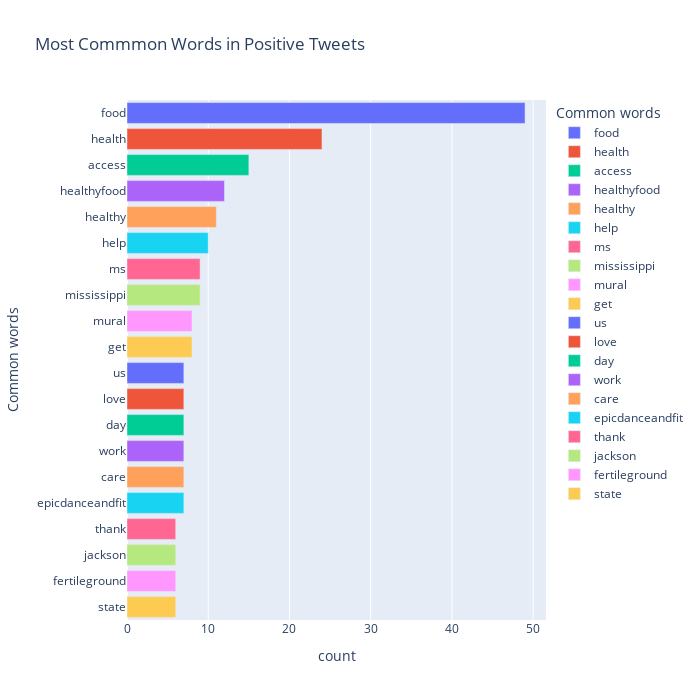

Notebook cell for this chart:
### Code cell
fig = px.bar(temp_positive, x="count", y="Common words", title='Most Commmon Words in Positive Tweets', orientation='h', 
             width=700, height=700,color='Common words')
fig.show()

### Figure 1 — Plotly figure (JSON) as saved in the notebook; plotly's stock layout.template omitted (floating-point values rounded to 4 significant figures)
{"data": [{"alignmentgroup": "True", "hovertemplate": "Common words=%{y}<br>count=%{x}<extra></extra>", "legendgroup": "food", "marker": {"color": "#636efa"}, "name": "food", "offsetgroup": "food", "orientation": "h", "showlegend": true, "textposition": "auto", "type": "bar", "x": [49], "xaxis": "x", "y": ["food"], "yaxis": "y"}, {"alignmentgroup": "True", "hovertemplate": "Common words=%{y}<br>count=%{x}<extra></extra>", "legendgroup": "health", "marker": {"color": "#EF553B"}, "name": "health", "offsetgroup": "health", "orientation": "h", "showlegend": true, "textposition": "auto", "type": "bar", "x": [24], "xaxis": "x", "y": ["health"], "yaxis": "y"}, {"alignmentgroup": "True", "hovertemplate": "Common words=%{y}<br>count=%{x}<extra></extra>", "legendgroup": "access", "marker": {"color": "#00cc96"}, "name": "access", "offsetgroup": "access", "orientation": "h", "showlegend": true, "textposition": "auto", "type": "bar", "x": [15], "xaxis": "x", "y": ["access"], "yaxis": "y"}, {"alignmentgroup": "True", "hovertemplate": "Common words=%{y}<br>count=%{x}<extra></extra>", "legendgroup": "healthyfood", "marker": {"color": "#ab63fa"}, "name": "healthyfood", "offsetgroup": "healthyfood", "orientation": "h", "showlegend": true, "textposition": "auto", "type": "bar", "x": [12], "xaxis": "x", "y": ["healthyfood"], "yaxis": "y"}, {"alignmentgroup": "True", "hovertemplate": "Common words=%{y}<br>count=%{x}<extra></extra>", "legendgroup": "healthy", "marker": {"color": "#FFA15A"}, "name": "healthy", "offsetgroup": "healthy", "orientation": "h", "showlegend": true, "textposition": "auto", "type": "bar", "x": [11], "xaxis": "x", "y": ["healthy"], "yaxis": "y"}, {"alignmentgroup": "True", "hovertemplate": "Common words=%{y}<br>count=%{x}<extra></extra>", "legendgroup": "help", "marker": {"color": "#19d3f3"}, "name": "help", "offsetgroup": "help", "orientation": "h", "showlegend": true, "textposition": "auto", "type": "bar", "x": [10], "xaxis": "x", "y": ["help"], "yaxis": "y"}, {"alignmentgroup": "True", "hovertemplate": "Common words=%{y}<br>count=%{x}<extra></extra>", "legendgroup": "ms", "marker": {"color": "#FF6692"}, "name": "ms", "offsetgroup": "ms", "orientation": "h", "showlegend": true, "textposition": "auto", "type": "bar", "x": [9], "xaxis": "x", "y": ["ms"], "yaxis": "y"}, {"alignmentgroup": "True", "hovertemplate": "Common words=%{y}<br>count=%{x}<extra></extra>", "legendgroup": "mississippi", "marker": {"color": "#B6E880"}, "name": "mississippi", "offsetgroup": "mississippi", "orientation": "h", "showlegend": true, "textposition": "auto", "type": "bar", "x": [9], "xaxis": "x", "y": ["mississippi"], "yaxis": "y"}, {"alignmentgroup": "True", "hovertemplate": "Common words=%{y}<br>count=%{x}<extra></extra>", "legendgroup": "mural", "marker": {"color": "#FF97FF"}, "name": "mural", "offsetgroup": "mural", "orientation": "h", "showlegend": true, "textposition": "auto", "type": "bar", "x": [8], "xaxis": "x", "y": ["mural"], "yaxis": "y"}, {"alignmentgroup": "True", "hovertemplate": "Common words=%{y}<br>count=%{x}<extra></extra>", "legendgroup": "get", "marker": {"color": "#FECB52"}, "name": "get", "offsetgroup": "get", "orientation": "h", "showlegend": true, "textposition": "auto", "type": "bar", "x": [8], "xaxis": "x", "y": ["get"], "yaxis": "y"}, {"alignmentgroup": "True", "hovertemplate": "Common words=%{y}<br>count=%{x}<extra></extra>", "legendgroup": "us", "marker": {"color": "#636efa"}, "name": "us", "offsetgroup": "us", "orientation": "h", "showlegend": true, "textposition": "auto", "type": "bar", "x": [7], "xaxis": "x", "y": ["us"], "yaxis": "y"}, {"alignmentgroup": "True", "hovertemplate": "Common words=%{y}<br>count=%{x}<extra></extra>", "legendgroup": "love", "marker": {"color": "#EF553B"}, "name": "love", "offsetgroup": "love", "orientation": "h", "showlegend": true, "textposition": "auto", "type": "bar", "x": [7], "xaxis": "x", "y": ["love"], "yaxis": "y"}, {"alignmentgroup": "True", "hovertemplate": "Common words=%{y}<br>count=%{x}<extra></extra>", "legendgroup": "day", "marker": {"color": "#00cc96"}, "name": "day", "offsetgroup": "day", "orientation": "h", "showlegend": true, "textposition": "auto", "type": "bar", "x": [7], "xaxis": "x", "y": ["day"], "yaxis": "y"}, {"alignmentgroup": "True", "hovertemplate": "Common words=%{y}<br>count=%{x}<extra></extra>", "legendgroup": "work", "marker": {"color": "#ab63fa"}, "name": "work", "offsetgroup": "work", "orientation": "h", "showlegend": true, "textposition": "auto", "type": "bar", "x": [7], "xaxis": "x", "y": ["work"], "yaxis": "y"}, {"alignmentgroup": "True", "hovertemplate": "Common words=%{y}<br>count=%{x}<extra></extra>", "legendgroup": "care", "marker": {"color": "#FFA15A"}, "name": "care", "offsetgroup": "care", "orientation": "h", "showlegend": true, "textposition": "auto", "type": "bar", "x": [7], "xaxis": "x", "y": ["care"], "yaxis": "y"}, {"alignmentgroup": "True", "hovertemplate": "Common words=%{y}<br>count=%{x}<extra></extra>", "legendgroup": "epicdanceandfit", "marker": {"color": "#19d3f3"}, "name": "epicdanceandfit", "offsetgroup": "epicdanceandfit", "orientation": "h", "showlegend": true, "textposition": "auto", "type": "bar", "x": [7], "xaxis": "x", "y": ["epicdanceandfit"], "yaxis": "y"}, {"alignmentgroup": "True", "hovertemplate": "Common words=%{y}<br>count=%{x}<extra></extra>", "legendgroup": "thank", "marker": {"color": "#FF6692"}, "name": "thank", "offsetgroup": "thank", "orientation": "h", "showlegend": true, "textposition": "auto", "type": "bar", "x": [6], "xaxis": "x", "y": ["thank"], "yaxis": "y"}, {"alignmentgroup": "True", "hovertemplate": "Common words=%{y}<br>count=%{x}<extra></extra>", "legendgroup": "jackson", "marker": {"color": "#B6E880"}, "name": "jackson", "offsetgroup": "jackson", "orientation": "h", "showlegend": true, "textposition": "auto", "type": "bar", "x": [6], "xaxis": "x", "y": ["jackson"], "yaxis": "y"}, {"alignmentgroup": "True", "hovertemplate": "Common words=%{y}<br>count=%{x}<extra></extra>", "legendgroup": "fertileground", "marker": {"color": "#FF97FF"}, "name": "fertileground", "offsetgroup": "fertileground", "orientation": "h", "showlegend": true, "textposition": "auto", "type": "bar", "x": [6], "xaxis": "x", "y": ["fertileground"], "yaxis": "y"}, {"alignmentgroup": "True", "hovertemplate": "Common words=%{y}<br>count=%{x}<extra></extra>", "legendgroup": "state", "marker": {"color": "#FECB52"}, "name": "state", "offsetgroup": "state", "orientation": "h", "showlegend": true, "textposition": "auto", "type": "bar", "x": [6], "xaxis": "x", "y": ["state"], "yaxis": "y"}], "layout": {"barmode": "relative", "height": 700, "legend": {"title": {"text": "Common words"}, "tracegroupgap": 0}, "title": {"text": "Most Commmon Words in Positive Tweets"}, "width": 700, "xaxis": {"anchor": "y", "domain": [0, 1], "title": {"text": "count"}}, "yaxis": {"anchor": "x", "categoryarray": ["state", "fertileground", "jackson", "thank", "epicdanceandfit", "care", "work", "day", "love", "us", "get", "mural", "mississippi", "ms", "help", "healthy", "healthyfood", "access", "health", "food"], "categoryorder": "array", "domain": [0, 1], "title": {"text": "Common words"}}}}
